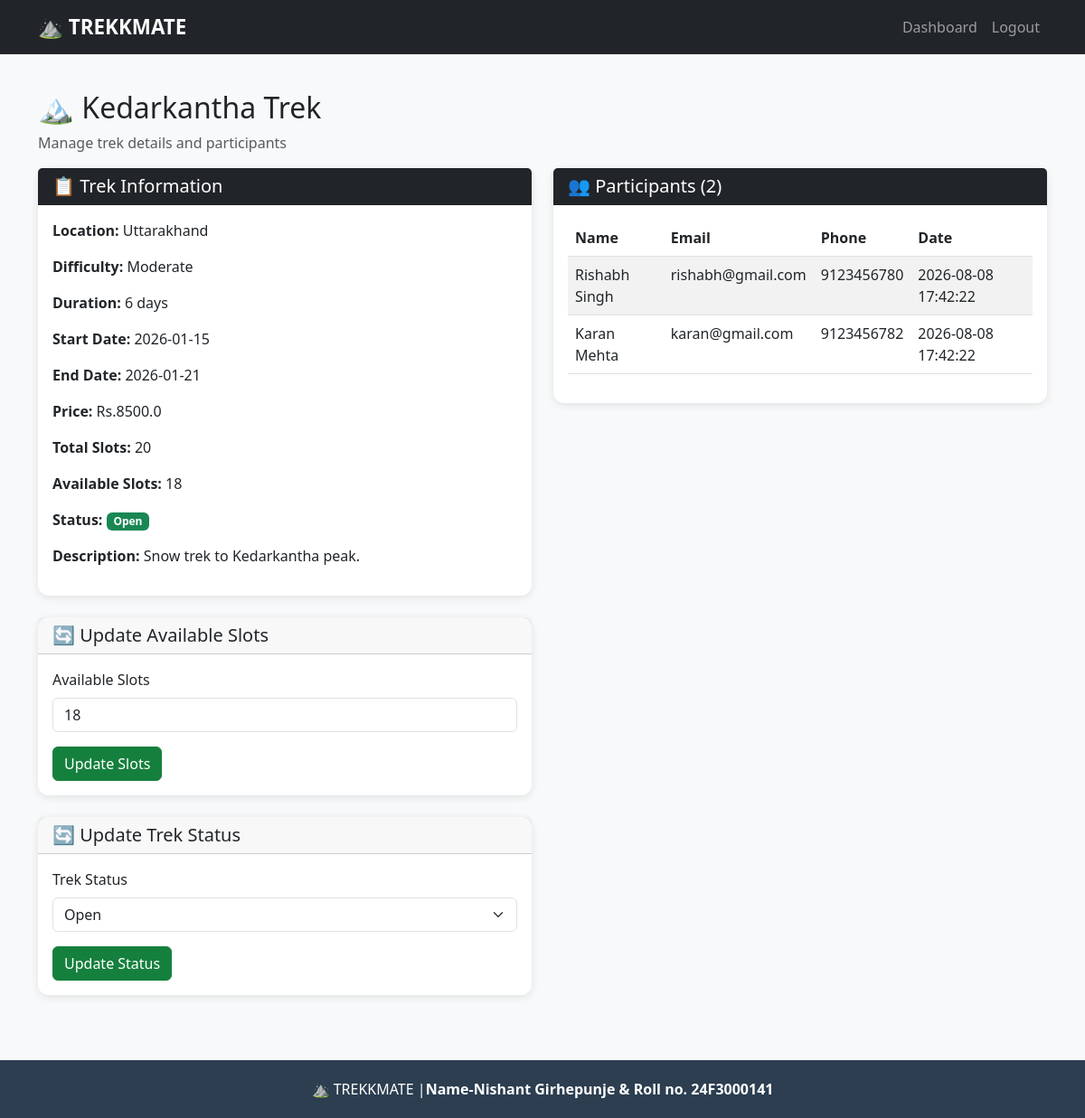
The page /staff/trek/1 (signed in) on the database its author committed.
### tables this page shows
CREATE TABLE treks (
        id INTEGER PRIMARY KEY AUTOINCREMENT,
        name TEXT NOT NULL, location TEXT NOT NULL,
        difficulty TEXT NOT NULL, duration INTEGER NOT NULL,
        total_slots INTEGER NOT NULL, available_slots INTEGER NOT NULL,
        staff_id INTEGER, status TEXT DEFAULT 'Pending',
        start_date TEXT, end_date TEXT, description TEXT,
        price REAL DEFAULT 0, created_at TEXT DEFAULT CURRENT_TIMESTAMP,
        FOREIGN KEY (staff_id) REFERENCES users(id)
    );

CREATE TABLE bookings (
        id INTEGER PRIMARY KEY AUTOINCREMENT,
        user_id INTEGER NOT NULL, trek_id INTEGER NOT NULL,
        booking_date TEXT DEFAULT CURRENT_TIMESTAMP,
        status TEXT DEFAULT 'Booked',
        FOREIGN KEY (user_id) REFERENCES users(id),
        FOREIGN KEY (trek_id) REFERENCES treks(id)
    );

CREATE TABLE users (
        id INTEGER PRIMARY KEY AUTOINCREMENT,
        username TEXT NOT NULL UNIQUE,
        password TEXT NOT NULL,
        full_name TEXT NOT NULL,
        email TEXT, phone TEXT,
        role TEXT NOT NULL,
        status TEXT DEFAULT 'active',
        created_at TEXT DEFAULT CURRENT_TIMESTAMP
    );

### app.py (the view, shortened to what this page needs)
@app.route("/staff/trek/<int:trek_id>", methods=["GET", "POST"])
@staff_required
def staff_trek_detail(trek_id):
    conn = get_db()
    staff_id = session["user_id"]
    trek = conn.execute("SELECT * FROM treks WHERE id=? AND staff_id=?", (trek_id, staff_id)).fetchone()
    if not trek:
        flash("You are not assigned to this trek", "danger")
        return redirect(url_for("staff_dashboard"))
    participants = conn.execute("SELECT b.*, u.full_name, u.email, u.phone FROM bookings b JOIN users u ON b.user_id = u.id WHERE b.trek_id=? AND b.status='Booked'", (trek_id,)).fetchall()
    conn.close()
    return render_template("staff/trek_detail.html", trek=trek, participants=participants)

### app.py (called while the page is built)
def get_db():
    conn = sqlite3.connect(DB_NAME)
    conn.row_factory = sqlite3.Row
    return conn

def staff_required(f):
    @wraps(f)
    def check(*args, **kwargs):
        if "user_id" not in session:
            flash("Please login first", "warning")
            return redirect(url_for("login"))
        if session.get("role") != "staff":
            flash("Staff access required", "danger")
            return redirect(url_for("login"))
        return f(*args, **kwargs)
    return check

### templates/staff/trek_detail.html (shortened to what this page needs)
{% extends 'base.html' %}
{% block content %}
<h2>🏔️ {{ trek.name }}</h2>
<p class="text-muted">Manage trek details and participants</p>
<div class="row">
    <div class="col-md-6">
        <div class="card mb-4">
            <div class="card-header bg-dark text-white">
                <h5 class="mb-0">📋 Trek Information</h5>
            </div>
            <div class="card-body">
                <p><strong>Location:</strong> {{ trek.location }}</p>
                <p><strong>Difficulty:</strong> {{ trek.difficulty }}</p>
                <p><strong>Duration:</strong> {{ trek.duration }} days</p>
                <p><strong>Start Date:</strong> {{ trek.start_date }}</p>
                <p><strong>End Date:</strong> {{ trek.end_date }}</p>
                <p><strong>Price:</strong> Rs.{{ trek.price }}</p>
                <p><strong>Total Slots:</strong> {{ trek.total_slots }}</p>
                <p><strong>Available Slots:</strong> {{ trek.available_slots }}</p>
                <p><strong>Status:</strong>
                    <span class="badge bg-success">{{ trek.status }}</span>
                </p>
                {% if trek.description %}
                    <p><strong>Description:</strong> {{ trek.description }}</p>
                {% endif %}
            </div>
        </div>
        <div class="card mb-4">
            <div class="card-header">
                <h5 class="mb-0">🔄 Update Available Slots</h5>
            </div>
            <div class="card-body">
                <form method="POST" action="{{ url_for('staff_trek_detail', trek_id=trek.id) }}">
                    <div class="mb-3">
                        <label for="available_slots" class="form-label">Available Slots</label>
                        <input type="number" class="form-control" id="available_slots" name="available_slots"
                               value="{{ trek.available_slots }}" min="0" max="{{ trek.total_slots }}" required>
                    </div>
                    <button type="submit" class="btn btn-success">Update Slots</button>
                </form>
            </div>
        </div>
        <div class="card mb-4">
            <div class="card-header">
                <h5 class="mb-0">🔄 Update Trek Status</h5>
            </div>
            <div class="card-body">
                <form method="POST" action="{{ url_for('staff_trek_detail', trek_id=trek.id) }}">
                    <div class="mb-3">
                        <label for="trek_status" class="form-label">Trek Status</label>
                        <select class="form-select" id="trek_status" name="trek_status" required>
                            <option value="Open" {% if trek.status == 'Open' %}selected{% endif %}>Open</option>
                        </select>
                    </div>
                    <button type="submit" class="btn btn-success">Update Status</button>
                </form>
            </div>
        </div>
    </div>
    <div class="col-md-6">
        <div class="card">
            <div class="card-header bg-dark text-white">
                <h5 class="mb-0">👥 Participants ({{ participants|length }})</h5>
            </div>
            <div class="card-body">
                <div class="table-responsive">
                    <table class="table table-striped">
                        <thead>
                            <tr>
                                <th>Name</th>
                                <th>Email</th>
                                <th>Phone</th>
                                <th>Date</th>
                            </tr>
                        </thead>
                        <tbody>
                            {% for p in participants %}
                            <tr>
                                <td>{{ p.full_name }}</td>
                                <td>{{ p.email }}</td>
                                <td>{{ p.phone }}</td>
                                <td>{{ p.booking_date }}</td>
                            </tr>
                            {% endfor %}
                        </tbody>
                    </table>
                </div>
            </div>
        </div>
    </div>
</div>
{% endblock %}

### static/css/style.css (style rules this page uses)
body { min-height: 100vh; display: flex; flex-direction: column; background-color: #f8f9fa; }
.card { border: none; box-shadow: 0 2px 10px rgba(0,0,0,0.1); transition: transform 0.2s; border-radius: 12px; }
.btn-success { background-color: #15803d; border-color: #15803d; }

### rows shown on the page
treks: name "Kedarkantha Trek", location "Uttarakhand", difficulty "Moderate", duration "6", start_date "2026-01-15", end_date "2026-01-21", price "8500.0", total_slots "20", available_slots "18", status "Open", description "Snow trek to Kedarkantha peak.", trek_status "Open"
bookings: full_name "Rishabh Singh", email "rishabh@gmail.com", phone "9123456780", booking_date "2026-08-08 17:42:22"
bookings: full_name "Karan Mehta", email "karan@gmail.com", phone "9123456782", booking_date "2026-08-08 17:42:22"

### other values the page prints
{{ participants|length }} "2"
